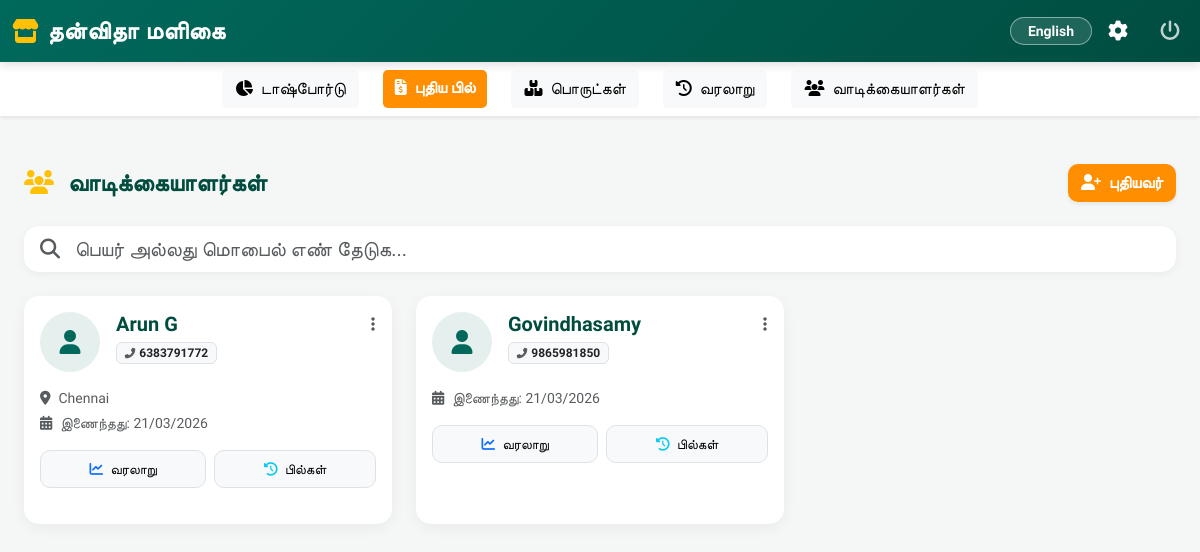
The page /admin/customers (signed in) on the database its author committed.
### models.py (models this page shows)
class Customer(db.Model):
    __tablename__ = 'customer'
    id = db.Column(db.Integer, primary_key=True)
    name = db.Column(db.String(100), nullable=False)
    phone = db.Column(db.String(15), unique=True, nullable=False, index=True) # Index for fast lookup at billing
    email = db.Column(db.String(100))
    address = db.Column(db.Text)
    gst_no = db.Column(db.String(20))
    loyalty_points = db.Column(db.Integer, default=0)  # Loyalty points
    created_at = db.Column(db.DateTime, default=datetime.utcnow)
    orders = db.relationship('Order', backref='customer', lazy=True)

### app.py (the view)
@app.route('/admin/customers')
@login_required
def admin_customers():
    customers = Customer.query.order_by(Customer.created_at.desc()).all()
    return render_template('admin/customers.html', customers=customers)

### app.py (called while the page is built)
@login_manager.user_loader
def load_user(user_id):
    return User.query.get(int(user_id))

### templates/admin/customers.html (shortened to what this page needs)
{% extends "base.html" %}
{% block content %}
<div class="container-fluid mt-2 mb-5">
    <div class="d-flex justify-content-between align-items-center mb-4">
        <h4 class="mb-0 fw-bold" style="color: var(--shop-primary-dark);">
            <i class="fas fa-users text-warning me-2"></i> வாடிக்கையாளர்கள்
        </h4>
        <button class="btn text-white shadow-sm fw-bold" style="background-color: var(--shop-accent); border-radius: 10px;" data-bs-toggle="modal" data-bs-target="#addCustomerModal">
            <i class="fas fa-user-plus me-1"></i> புதியவர்
        </button>
    </div>
    <div class="search-input-group input-group input-group-lg mb-4">
        <span class="input-group-text bg-white border-0 text-muted"><i class="fas fa-search"></i></span>
        <input type="text" id="searchCustomer" class="form-control border-0 ps-0" placeholder="பெயர் அல்லது மொபைல் எண் தேடுக...">
    </div>
    <div class="row" id="customersGrid">
        {% for customer in customers %}
        <div class="col-12 col-md-6 col-lg-4 mb-4 customer-card-item" data-name="{{ customer.name }}" data-phone="{{ customer.phone }}">
            <div class="card custom-card h-100">
                <div class="card-body">
                    <div class="d-flex align-items-start mb-3">
                        <div class="customer-avatar me-3">
                            <i class="fas fa-user"></i>
                        </div>
                        <div class="flex-grow-1">
                            <h5 class="fw-bold mb-1" style="color: var(--shop-primary-dark);">{{ customer.name }}</h5>
                            <span class="badge bg-light text-dark border small"><i class="fas fa-phone-alt me-1 text-muted small"></i>{{ customer.phone }}</span>
                        </div>
                        <div class="dropdown">
                            <button class="btn btn-link text-muted p-0" data-bs-toggle="dropdown">
                                <i class="fas fa-ellipsis-v"></i>
                            </button>
                        </div>
                    </div>
                    <div class="small text-muted mb-3">
                        {% if customer.address %}
                            <div class="mb-1"><i class="fas fa-map-marker-alt me-2 text-muted"></i>{{ customer.address[:40] }}{% if customer.address|length > 40 %}...{% endif %}</div>
                        {% endif %}
                        <div><i class="fas fa-calendar-alt me-2 text-muted"></i>இணைந்தது: {{ customer.created_at.strftime('%d/%m/%Y') }}</div>
                    </div>
                    <div class="d-flex gap-2">
                        <a href="{{ url_for('customer_detail', id=customer.id) }}" class="btn btn-light border btn-action flex-grow-1">
                            <i class="fas fa-chart-line me-1 text-primary"></i> வரலாறு
                        </a>
                        <button class="btn btn-light border btn-action flex-grow-1" onclick="viewQuickHistory({{ customer.id }})">
                            <i class="fas fa-history me-1 text-info"></i> பில்கள்
                        </button>
                    </div>
                </div>
            </div>
        </div>
        {% else %}
        <div class="col-12 text-center py-5 text-muted">
            <i class="fas fa-users-slash fa-3x mb-3 opacity-25"></i>
            <h5>வாடிக்கையாளர்கள் யாரும் இல்லை</h5>
        </div>
        {% endfor %}
    </div>
</div>
{% endblock %}

### static/css/style.css (style rules this page uses)
body { font-family: 'Hind Madurai', sans-serif; background-color: #f8f9fa; }
.card { border-radius: 10px; box-shadow: 0 2px 4px rgba(0,0,0,0.1); margin-bottom: 20px; }
.btn { border-radius: 5px; font-weight: 500; }
.form-control, .form-select { border-radius: 5px; border: 1px solid #ced4da; }

### templates/base.html (style rules this page uses)
:root { --shop-primary: #00695C; --shop-primary-dark: #004D40; --shop-accent: #FF8F00; --shop-bg: #F4F7F6; }
body { background-color: var(--shop-bg); padding-bottom: 80px; }
@media (min-width: 992px) { body { padding-bottom: 0; } }

### templates/admin/customers.html (style rules this page uses)
.custom-card { border: none; border-radius: 15px; box-shadow: 0 4px 15px rgba(0,0,0,0.05); transition: transform 0.2s; }
.customer-avatar { width: 60px; height: 60px; background-color: rgba(0, 105, 92, 0.1); border-radius: 50%; display: flex; align-items: center; justify-content: center; color: var(--shop-primary); font-size: 1.5rem; }
.form-control, .modal-content { border-radius: 12px; }
.btn-action { border-radius: 10px; padding: 8px 15px; font-size: 0.85rem; }
.search-input-group { border-radius: 15px; overflow: hidden; box-shadow: 0 2px 10px rgba(0,0,0,0.05); }

### rows shown on the page
Customer: name "Arun G", phone "6383791772", address "Chennai", created_at "21/03/2026"
Customer: name "Govindhasamy", phone "9865981850", created_at "21/03/2026"
